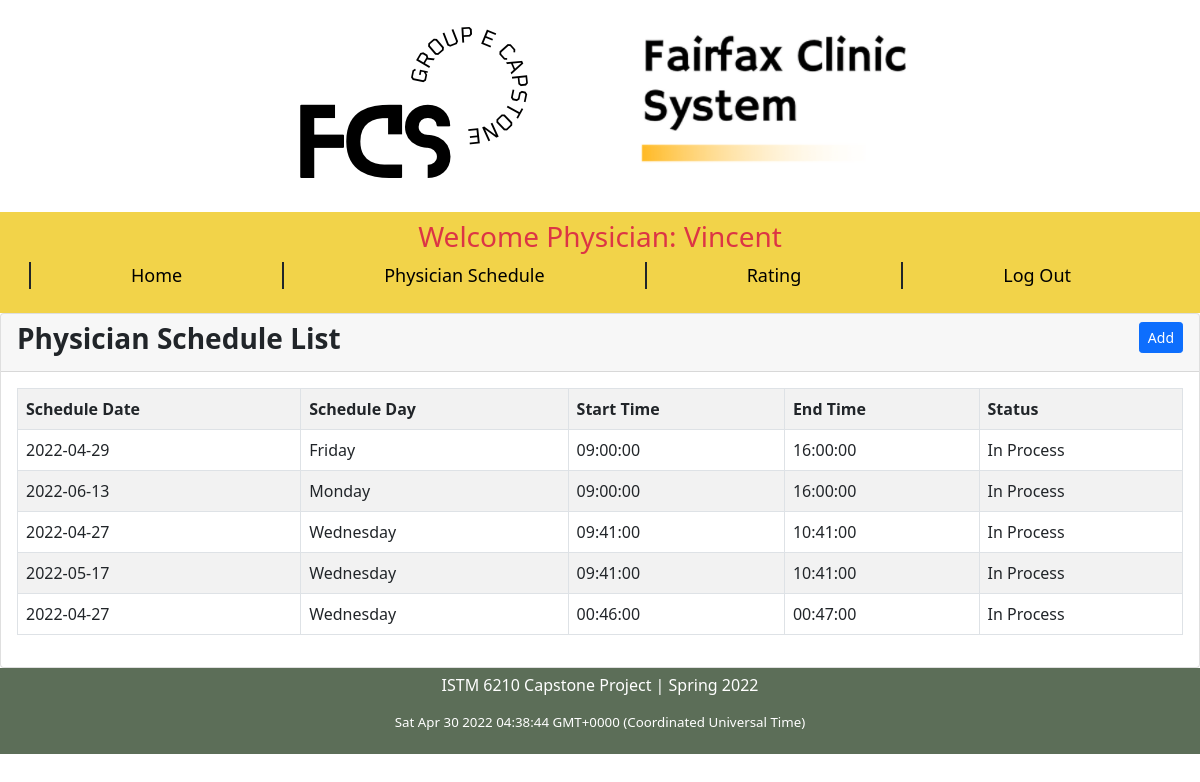
The page /physician_schedule.php (signed in) on the database its author committed.
### tables this page shows
CREATE TABLE `physician_schedule` (
  `id` int(25) NOT NULL,
  `physician_id` int(25) NOT NULL,
  `appt_date` date NOT NULL,
  `start_time` time NOT NULL,
  `appt_end_time` time NOT NULL,
  `appt_day` enum('Monday','Tuesday','Wednesday','Thursday','Friday','Saturday','Sunday') NOT NULL,
  `appt_status` enum('Completed','Booked','Cancel','In Process','Reviewed') NOT NULL,
  `created_at` datetime NOT NULL DEFAULT CURRENT_TIMESTAMP
);

### physician_schedule.php (the view, shortened to what this page needs)
<?php
include_once('header.php');
require_once './includes/dbh.inc.php';
$physician_id = $_SESSION["physicianID"];
$query = "Select * from physician_schedule
  where physician_id = $physician_id and appt_status like 'In Process';";
  $query_run = mysqli_query($conn, $query);
?>
<body>
<div class="card">
							<div class="card-header">
							<div class="row">
								<div class="col">
								<h3><b>Physician Schedule List</b></h3>
								</div>
								<div class="col" align="right">
                            		<button type="button" name="add_doctor_schedule" id="add_doctor_schedule" class="btn btn-primary btn-circle btn-sm  add_doctor_schedule">Add</button>
                            	</div>
							</div>
							</div>
			      		<div class="card-body">
		      				<div class="table-responsive">
		      					<table class="table table-striped table-bordered">
		      						<tr>
									  <th>Schedule Date </th>
		      							<th>Schedule Day</th>
		      							<th>Start Time</th>
		      							<th>End Time</th>
		      							<th>Status</th>
		      						</tr>
                      <?php
                        while($row = mysqli_fetch_assoc($query_run)){
		      							echo '
		      							<tr>
		      								<td>'.$row["appt_date"].'</td>
		      								<td>'.$row["appt_day"].'</td>
		      								<td>'.$row["start_time"].'</td>
		      								<td>'.$row["appt_end_time"].'</td>
		      								<td>'.$row["appt_status"].'</td>
		      							</tr>
		      							';
		      						}
		      						?>
		      					</table>
		      				</div>
		      			</div>
                  </div>
</body>
<?php
    include_once('footer.php');
?>

### css/Appointment.css (style rules this page uses)
body { font-family: Segoe, "Segoe UI", "DejaVu Sans", "Trebuchet MS", Verdana, sans-serif; margin: 0; }
.row:after { content: ""; display: table; clear: both; }

### css/Home_Patient.css (style rules this page uses)
* { box-sizing: border-box; }
body { font-family: Segoe, "Segoe UI", "DejaVu Sans", "Trebuchet MS", Verdana, sans-serif; margin: 0; }
.row:after { content: ""; display: table; clear: both; }

### rows shown on the page
physician_schedule: appt_date "2022-04-29", appt_day "Friday", start_time "09:00:00", appt_end_time "16:00:00", appt_status "In Process"
physician_schedule: appt_date "2022-06-13", appt_day "Monday", start_time "09:00:00", appt_end_time "16:00:00", appt_status "In Process"
physician_schedule: appt_date "2022-04-27", appt_day "Wednesday", start_time "09:41:00", appt_end_time "10:41:00", appt_status "In Process"
physician_schedule: appt_date "2022-05-17", appt_day "Wednesday", start_time "09:41:00", appt_end_time "10:41:00", appt_status "In Process"
physician_schedule: appt_date "2022-04-27", appt_day "Wednesday", start_time "00:46:00", appt_end_time "00:47:00", appt_status "In Process"

### other values the page prints
$_SESSION["physicianName"] "Vincent"
